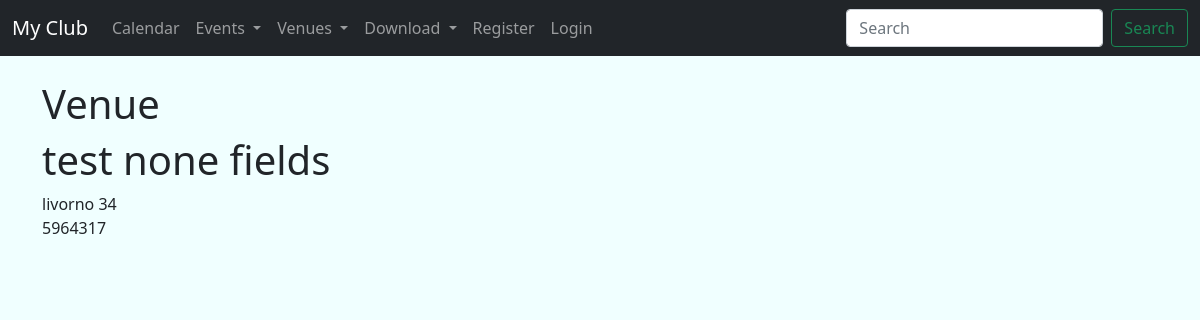
The page /show_venue/16 on the database its author committed.
### events/models.py (models this page shows)
class Venue(models.Model):
    name = models.CharField('Venue name',
                            max_length=120)
    address = models.CharField('Venue Address',
                               max_length=300)
    zip_code = models.CharField('Zip Code',
                                max_length=15,
                                blank=True)
    phone = models.CharField('Contact Phone',
                             max_length=25,
                             blank=True)
    web = models.URLField('Website Address',
                          blank=True)
    email_address = models.EmailField('Email Address',
                                      blank=True)
    owner = models.IntegerField("Venue Owner",blank=False,default=1,editable=False) # in default admin is the owner
    def __str__(self):
        return self.name

### events/views.py (the view)
# urls.py: path('show_venue/<venue_id>',views.show_venue,name='show-venue'),
def show_venue(request, venue_id):
    venue = Venue.objects.get(pk=venue_id)
    return render(request,
                  'events/show_venue.html',
                  {"venue": venue})

### templates/events/show_venue.html
{% extends 'events/base.html' %}
{% block content %}
<h1>Venue</h1>
    <centet>
    <h1>{{ venue }}</h1>
    {{ venue.address }}<br>
    {{ venue.zip_code }}<br>
        <a href="{{ venue.web }} "> {{ venue.web }}</a><br>
    {{ venue.email_address }}<br>
    </centet>
{% endblock %}

### templates/events/base.html (style rules this page uses)
body { background: azure }

### rows shown on the page
Venue: name "test none fields", address "livorno 34", zip_code "5964317"
